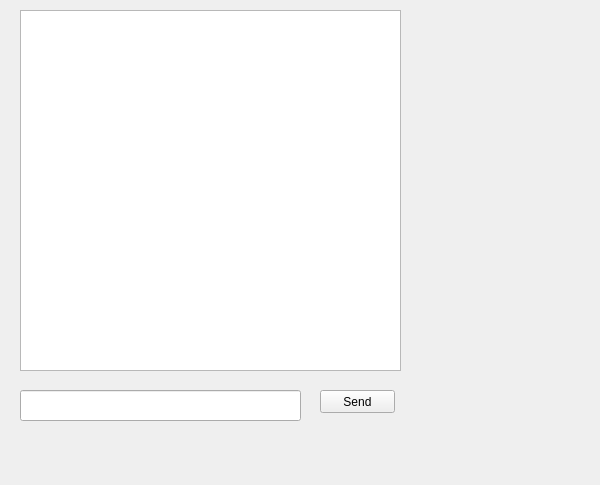
<?xml version="1.0" encoding="UTF-8"?>
<ui version="4.0">
 <class>ChatClass</class>
 <widget class="QWidget" name="ChatClass">
  <property name="geometry">
   <rect>
    <x>0</x>
    <y>0</y>
    <width>600</width>
    <height>485</height>
   </rect>
  </property>
  <property name="windowTitle">
   <string>Chat</string>
  </property>
  <widget class="QListWidget" name="chat">
   <property name="geometry">
    <rect>
     <x>20</x>
     <y>10</y>
     <width>381</width>
     <height>361</height>
    </rect>
   </property>
  </widget>
  <widget class="QLineEdit" name="message">
   <property name="geometry">
    <rect>
     <x>20</x>
     <y>390</y>
     <width>281</width>
     <height>31</height>
    </rect>
   </property>
  </widget>
  <widget class="QPushButton" name="sendMessageButton">
   <property name="geometry">
    <rect>
     <x>320</x>
     <y>390</y>
     <width>75</width>
     <height>23</height>
    </rect>
   </property>
   <property name="text">
    <string>Send</string>
   </property>
  </widget>
 </widget>
 <layoutdefault spacing="6" margin="11"/>
 <resources>
  <include location="Chat.qrc"/>
 </resources>
 <connections>
  <connection>
   <sender>sendMessageButton</sender>
   <signal>clicked()</signal>
   <receiver>ChatClass</receiver>
   <slot>sendMessage()</slot>
   <hints>
    <hint type="sourcelabel">
     <x>388</x>
     <y>405</y>
    </hint>
    <hint type="destinationlabel">
     <x>424</x>
     <y>387</y>
    </hint>
   </hints>
  </connection>
 </connections>
 <slots>
  <slot>sendMessage()</slot>
 </slots>
</ui>
